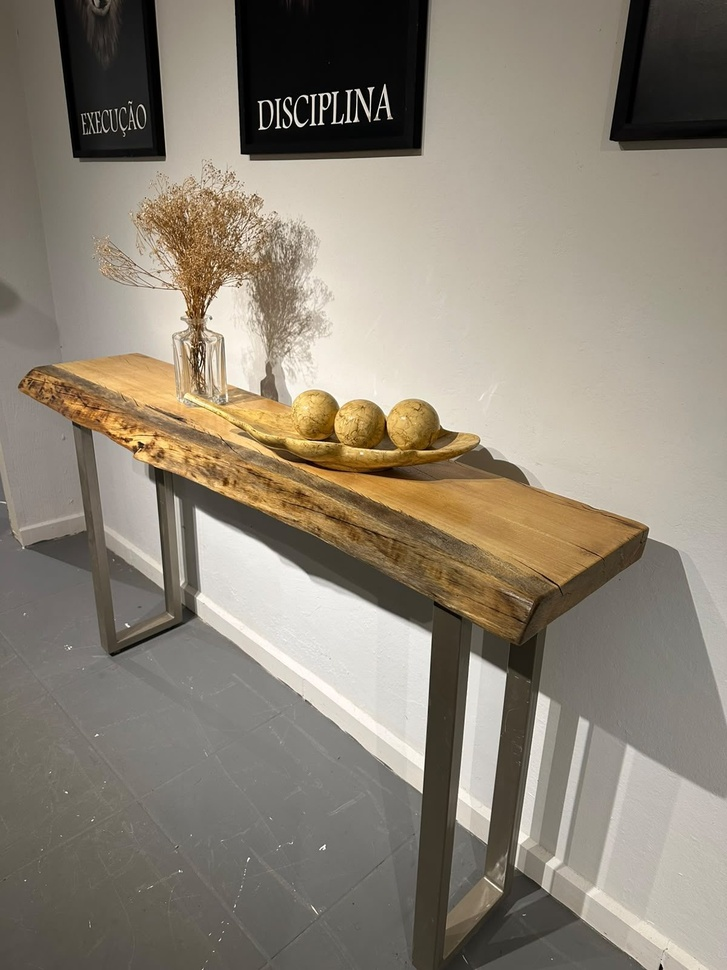
#> input picture backup_produtos_hoje/imagens/aparador1.jpeg, 727 x 970 px, shrunk from 1200 x 1600 before the run
$ python rotate.py backup_produtos_hoje/imagens/aparador1.jpeg out.png
#> lines starting #> are read from the running program, lines starting #| are printed output that depends on the picture
import sys
from PIL import Image

in_path = sys.argv[1]
out_path = sys.argv[2]
try:
    img = Image.open(in_path)
#> img is the input picture: PIL image 727x970 RGB; mean R, G, B 140.5, 131.7, 117.6
    img = img.rotate(180, expand=True)
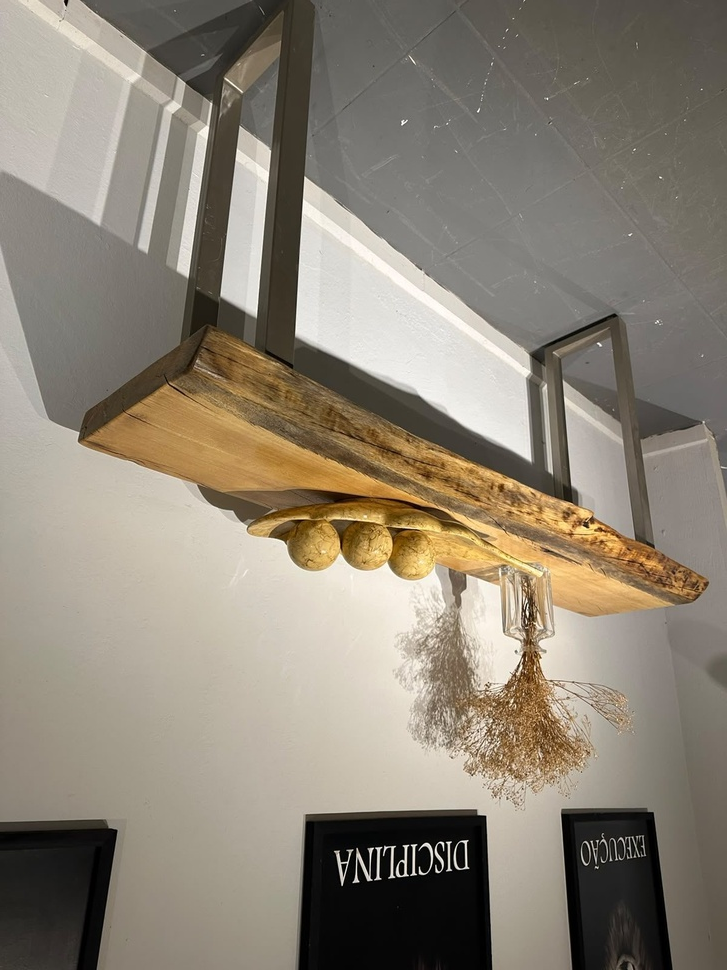
#> img: PIL image 727x970 RGB; mean R, G, B 140.5, 131.7, 117.6
    img.save(out_path)
    print("Rotated successfully")
except Exception as e:
    print(f"Error: {e}")

$ run again, on backup_produtos_hoje/imagens/aparadororganico.jpeg
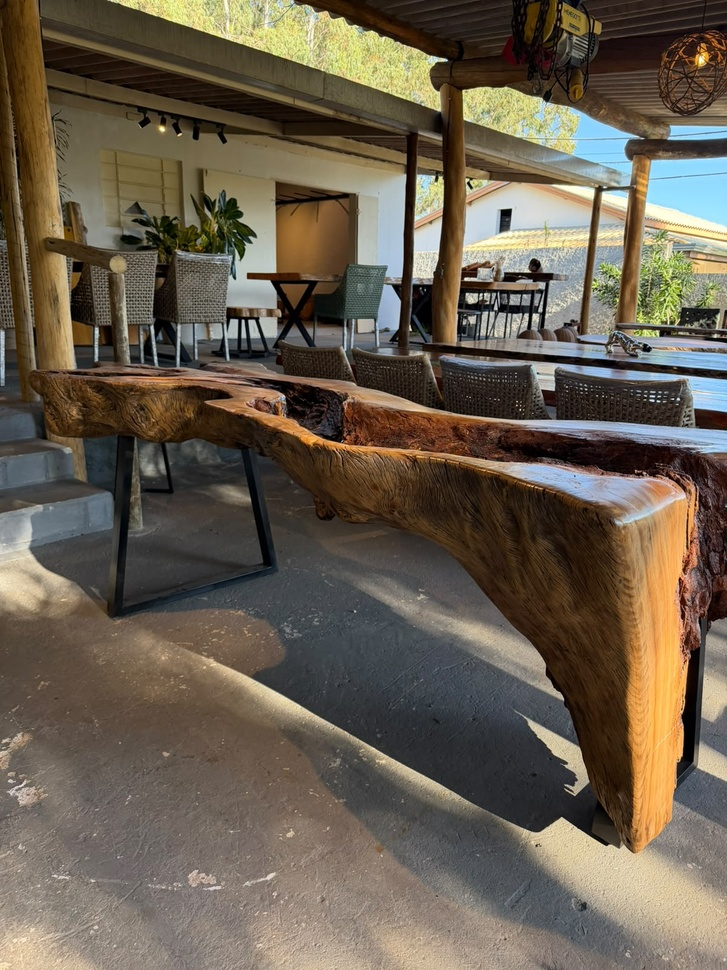
#> input picture backup_produtos_hoje/imagens/aparadororganico.jpeg, 727 x 970 px, shrunk from 1200 x 1600 before the run
#> img is the input picture: PIL image 727x970 RGB; mean R, G, B 105.4, 94.9, 79.6
#> `img = img.rotate(180, expand=True)`:
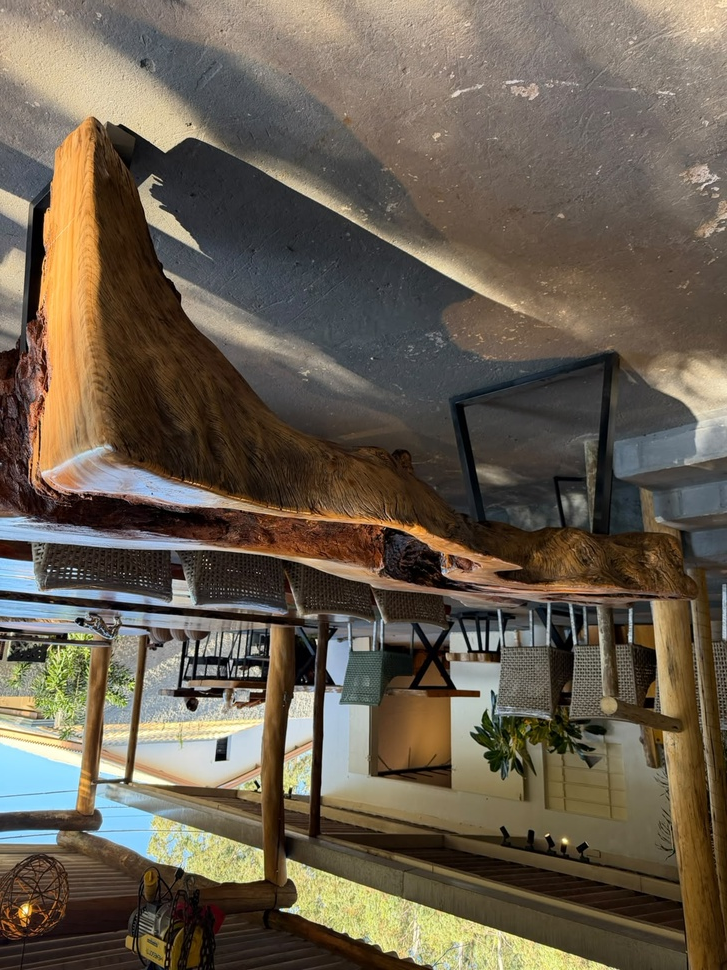
#> img: PIL image 727x970 RGB; mean R, G, B 105.4, 94.9, 79.6

$ run again, on backup_produtos_hoje/imagens/baseraizaroeira.jpeg
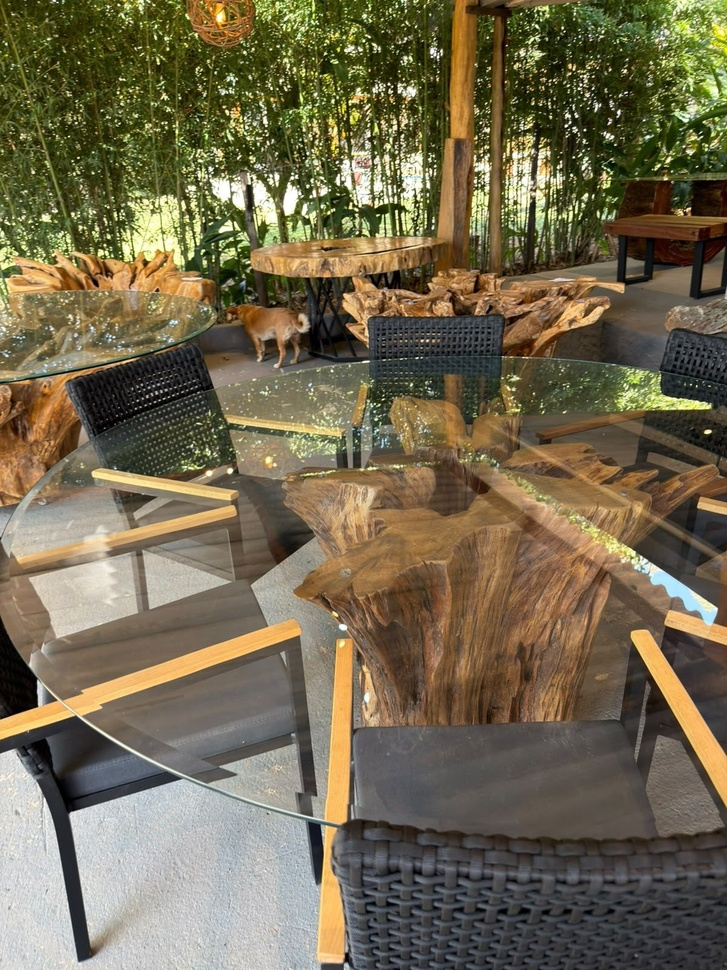
#> input picture backup_produtos_hoje/imagens/baseraizaroeira.jpeg, 727 x 970 px, shrunk from 1200 x 1600 before the run
#> img is the input picture: PIL image 727x970 RGB; mean R, G, B 114.8, 105.4, 79.6
#> `img = img.rotate(180, expand=True)`:
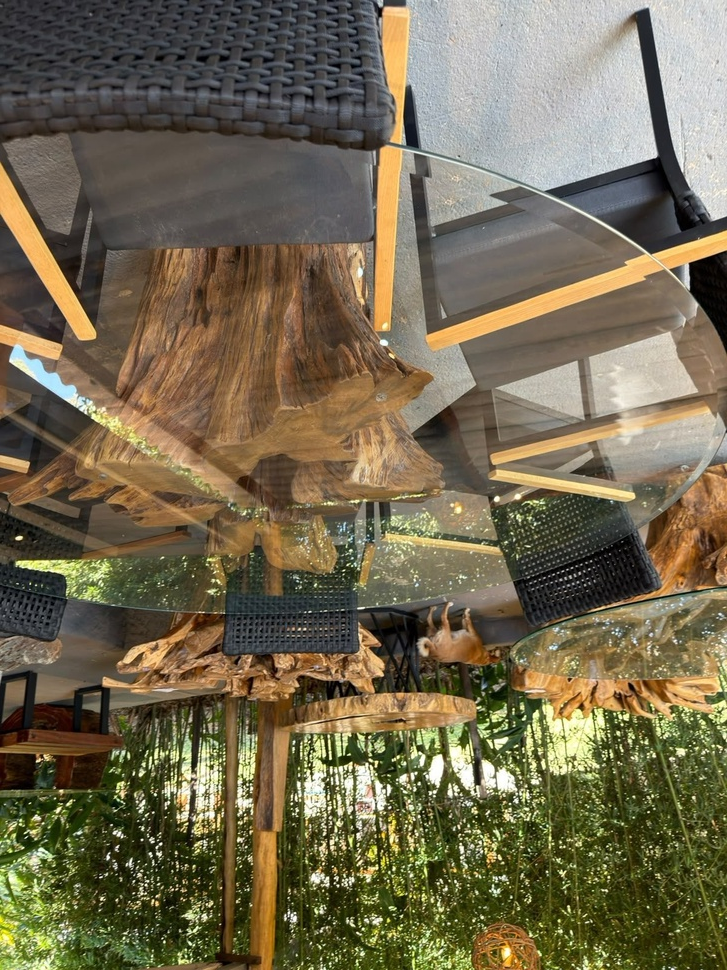
#> img: PIL image 727x970 RGB; mean R, G, B 114.8, 105.4, 79.6

$ run again, on backup_produtos_hoje/imagens/baseraizaroeira1.jpeg
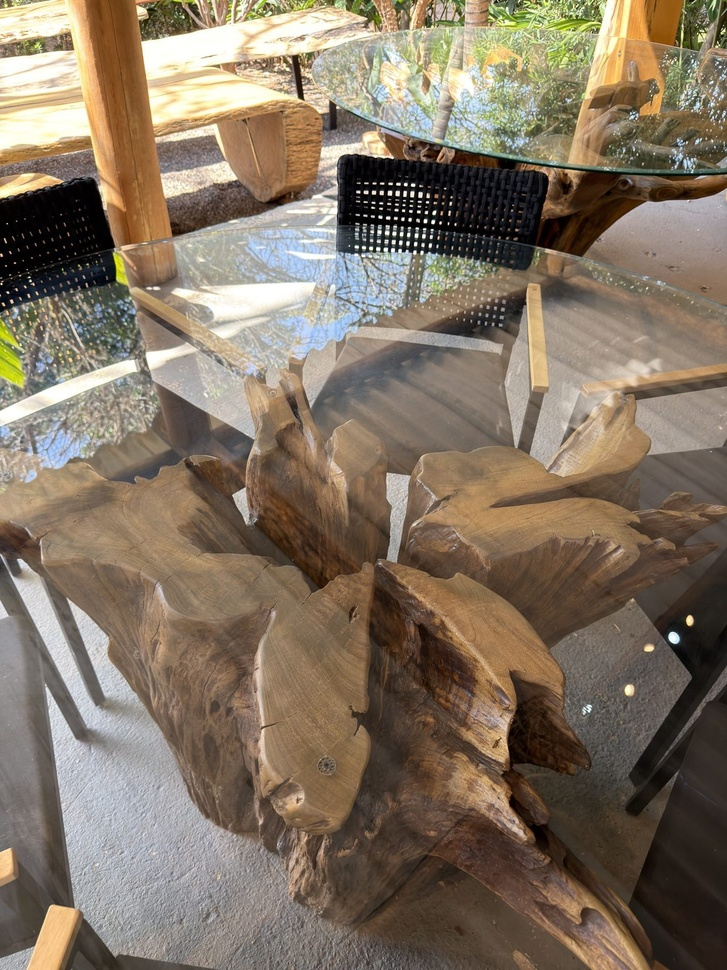
#> input picture backup_produtos_hoje/imagens/baseraizaroeira1.jpeg, 727 x 970 px, shrunk from 1200 x 1600 before the run
#> img is the input picture: PIL image 727x970 RGB; mean R, G, B 130.3, 115.9, 98.6
#> `img = img.rotate(180, expand=True)`:
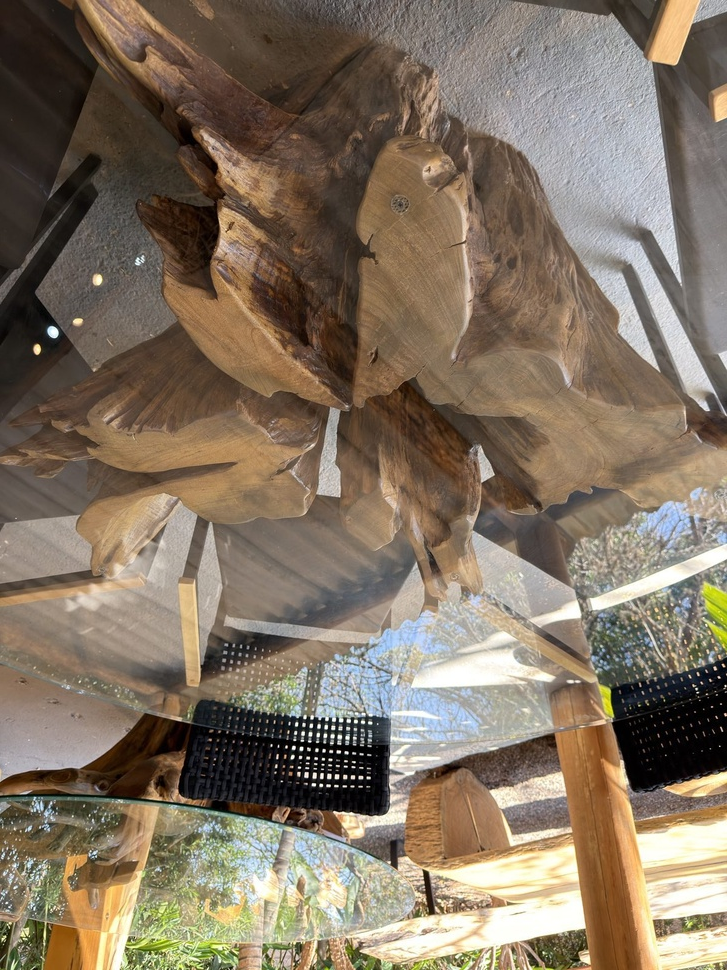
#> img: PIL image 727x970 RGB; mean R, G, B 130.3, 115.9, 98.6
